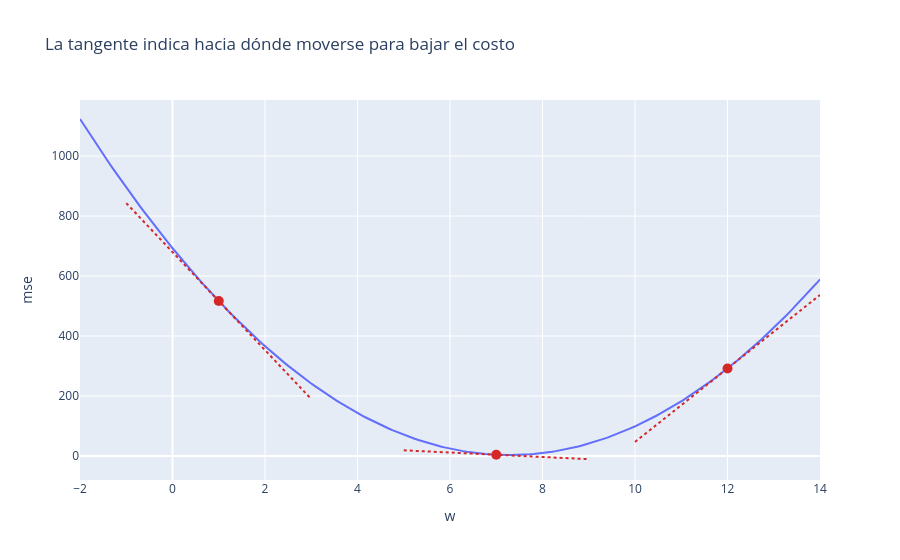

Notebook cell for this chart:
### Markdown cell above
## 6. Encontrar el mínimo: descenso de gradiente

Ya vimos *que* existe un único mínimo. Ahora veamos *cómo* un algoritmo lo
encuentra sin tener que probar miles de combinaciones de $(w,b)$ a fuerza
bruta.

### 6.1 Qué es una "pendiente" en la curva de costo

Mira de nuevo la curva de costo al variar $w$. En cualquier punto de esa curva
puedes trazar una línea recta que la toca justo ahí y sigue su misma
inclinación local: esa línea es la **tangente**, y su inclinación es la
**derivada** (o pendiente) del costo en ese punto.

- Si la tangente **baja hacia la derecha** (pendiente negativa), moverte hacia
  la derecha (aumentar $w$) reduce el costo.
- Si la tangente **sube hacia la derecha** (pendiente positiva), moverte hacia
  la izquierda (disminuir $w$) reduce el costo.
- En el fondo del valle, la tangente es horizontal (pendiente cero): ahí ya no
  puedes mejorar moviéndote en ninguna dirección — es el mínimo.

### Code cell
def costo_de_w(w_candidato):
    return mean_squared_error(y, predecir(x, w_candidato, b_fijo))

def pendiente_de_w(w_candidato, h=1e-4):
    return (costo_de_w(w_candidato + h) - costo_de_w(w_candidato - h)) / (2 * h)

puntos_ejemplo = [1.0, 7.0, 12.0]
fig = px.line(costo_por_w, x="w", y="mse", title="La tangente indica hacia dónde moverse para bajar el costo")
for w0 in puntos_ejemplo:
    pendiente = pendiente_de_w(w0)
    costo0 = costo_de_w(w0)
    ancho = 2.0
    fig.add_trace(go.Scatter(
        x=[w0 - ancho, w0 + ancho],
        y=[costo0 - pendiente * ancho, costo0 + pendiente * ancho],
        mode="lines", line={"color": "#d62728", "dash": "dot"}, showlegend=False,
    ))
    fig.add_trace(go.Scatter(x=[w0], y=[costo0], mode="markers", marker={"size": 10, "color": "#d62728"}, showlegend=False))
fig.show()

### Figure 1 — Plotly figure (JSON) as saved in the notebook; plotly's stock layout.template omitted (floating-point values rounded to 4 significant figures; data arrays with more than 128 entries replaced by an {"elided": "..."} marker saying what was removed)
{"data": [{"hovertemplate": "w=%{x}<br>mse=%{y}<extra></extra>", "legendgroup": "", "line": {"color": "#636efa", "dash": "solid"}, "marker": {"symbol": "circle"}, "mode": "lines", "name": "", "orientation": "v", "showlegend": false, "type": "scatter", "x": {"elided": "200 float values"}, "xaxis": "x", "y": {"elided": "200 float values"}, "yaxis": "y"}, {"line": {"color": "#d62728", "dash": "dot"}, "mode": "lines", "showlegend": false, "type": "scatter", "x": [-1, 3], "y": [843.3, 189.6]}, {"marker": {"color": "#d62728", "size": 10}, "mode": "markers", "showlegend": false, "type": "scatter", "x": [1], "y": [516.4]}, {"line": {"color": "#d62728", "dash": "dot"}, "mode": "lines", "showlegend": false, "type": "scatter", "x": [5, 9], "y": [18.71, -11.0]}, {"marker": {"color": "#d62728", "size": 10}, "mode": "markers", "showlegend": false, "type": "scatter", "x": [7], "y": [3.857]}, {"line": {"color": "#d62728", "dash": "dot"}, "mode": "lines", "showlegend": false, "type": "scatter", "x": [10, 14], "y": [46.57, 536.9]}, {"marker": {"color": "#d62728", "size": 10}, "mode": "markers", "showlegend": false, "type": "scatter", "x": [12], "y": [291.7]}], "layout": {"legend": {"tracegroupgap": 0}, "title": {"text": "La tangente indica hacia dónde moverse para bajar el costo"}, "xaxis": {"anchor": "y", "domain": [0, 1], "title": {"text": "w"}}, "yaxis": {"anchor": "x", "domain": [0, 1], "title": {"text": "mse"}}}}
